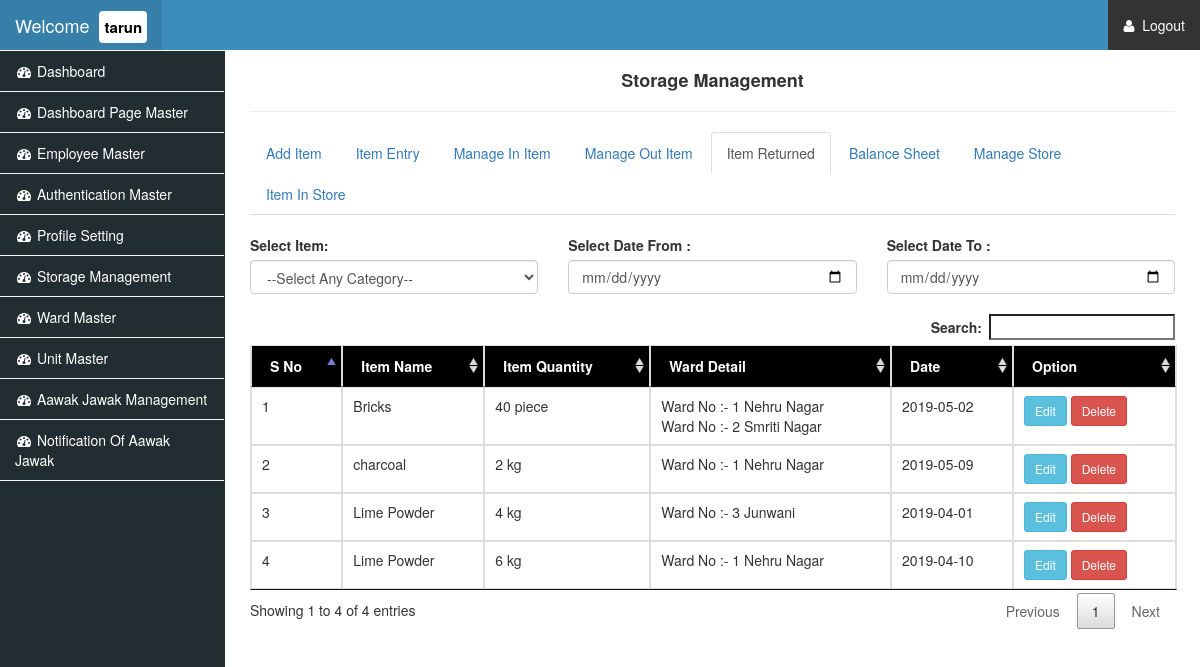
The page /manage_item_record.php (signed in) on the database its author committed.
### tables this page shows
CREATE TABLE `user_infromation` (
  `user_id` int(11) NOT NULL AUTO_INCREMENT,
  `user_name` text,
  `user_pass` text,
  `login_type` varchar(10) DEFAULT 'admin',
  `user_auth` text,
  `delstatus` int(11) NOT NULL DEFAULT '0',
  `profile_ext` varchar(6) DEFAULT NULL,
  PRIMARY KEY (`user_id`)
);

CREATE TABLE `ward_master` (
  `id` int(11) NOT NULL AUTO_INCREMENT,
  `ward_id` int(11) DEFAULT NULL,
  `ward_name` text,
  `created_by` int(11) DEFAULT NULL,
  `created_on` text,
  `updated_by` int(11) DEFAULT NULL,
  `updated_on` text,
  PRIMARY KEY (`id`)
);

### manage_item_record.php (the view, shortened to what this page needs)
<?php
	if(isset($_COOKIE['login'])){
		require("root/db_connection.php");
?>
<!DOCTYPE html>
<html lang="en">
<head>
    <link href="css/bootstrap.min.css" rel="stylesheet">
    <link href="css/sb-admin.css" rel="stylesheet">
        <link href="font-awesome/css/font-awesome.min.css" rel="stylesheet" type="text/css">
	<link rel="stylesheet" href="css/buttons.dataTables.min.css">
  <link rel="stylesheet" href="css/jquery.dataTables.min.css">
</head>
<body>
    <div id="wrapper">
        <?php  include("header.php");  ?>
        <div id="page-wrapper">
            <div class="container-fluid">
                <div class="row">
				  <div class="col-lg-12">
                        <h4 align="center"><strong>Storage Management</strong></h4>
					   <hr>
                    </div>
					<div class="col-lg-12">
						<ul class="nav nav-tabs">
							<li><a href="add_item.php">Add Item</a></li>
							<li><a href="item_master.php">Item Entry</a></li>
							<li ><a href="manage_in_item.php">Manage In Item</a></li>
							<li  ><a href="manage_out_item.php">Manage Out Item</a></li>
							<li class="active"><a href="manage_item_record.php">Item Returned</a></li>
							<li><a href="manage_balance_item.php">Balance Sheet</a></li>
							<li><a href="manage_store.php">Manage Store</a></li>
							<li ><a href="manage_store_in.php">Item In Store</a></li>
						</ul>
						<br>
					</div>
					<div class="col-lg-4">
					<label>Select Item: </label>
					<select id="txt_sel_item" name="" class="form-control" >
					<option value='0'>--Select Any Category--</option>
					</select>
					</div>
					<div class="col-lg-4">
					<label> Select Date From : </label>
					<input type='date' name='startdate'class="form-control"  id="startdate">
					</div>
					<div class="col-lg-4">
					<label> Select Date To : </label>
					<input type='date' name='enddate'class="form-control" id="enddate">
					<br>
					</div>
					<div class="col-lg-12">
					<table id="example1" class="table table-middle dataTable table-bordered table-condensed table-hover">
                        	<thead style="background:#000; color:#fff;">
                            	<tr>
                                	<th>S No</th>
                                    <th>Item Name</th>
                                    <th>Item Quantity</th>
                                    <th>Ward Detail</th>
									<th>Date</th>
                                    <th>Option</th>
                                </tr>
                            </thead>
                            <tbody id="table_show">
							<?php
							$q=$db->query("SELECT item_name,item_unit,unit_sym,item_master.id,item_master.item_quantity,item_date,item_master.ward_id FROM item_detail_master,item_master,unit_master WHERE in_out_type=3 AND item_detail_master.id=item_master.item_id AND unit_master.id=item_unit order by id desc") or die("");
							$i=0;
							while($res=$q->fetch(PDO::FETCH_ASSOC)){ $i++;
							$ward_id=$res['ward_id'];
							?>
                            	<tr>
                                	<td><?php echo $i; ?></td>
                                    <td><?php echo $res['item_name']; ?></td>
									<td><?php echo $res['item_quantity']."  ".$res['unit_sym']; ?></td>
							<td><?php $ward_q=$db->query("SELECT ward_name,ward_id FROM ward_master where FIND_IN_SET(id,'$ward_id')") or die(""); while($ward_res=$ward_q->fetch(PDO::FETCH_ASSOC)){
							echo "Ward No :- ".$ward_res['ward_id']." ".$ward_res['ward_name']; echo "<br>";} ?></td>
									<td><?php echo $res['item_date']; ?></td>
                                    <td><button type="button" class="btn btn-sm btn-info btn_edit" id="<?php echo $res['id']; ?>">Edit</button>
                                     <button type="button" class="btn btn-sm btn-danger btn_delete" id="<?php echo $res['id']; ?>">Delete</button>
                                    </td>
                                </tr>
                                <?php } ?>
                            </tbody>
                        </table>
					</div>
                    </div>
                </div>
            </div>
        </div>
</body>
</html>
<?php
}
else
{
	header("location:login-page.php");
}
?>

### header.php (shortened to what this page needs)
<?php
if(isset($_COOKIE['login']))
{
	$l_id=$_COOKIE['login'];
	?>
<nav class="navbar navbar-inverse navbar-fixed-top" role="navigation" style="background:#495B79;">
        <div class="navbar-header" style="background:#367FA8;">
            <?php $userNameQ=$db->query("SELECT user_name,profile_ext FROM user_infromation WHERE user_id=$l_id") or die("");
			$userNameQ_res=$userNameQ->fetch(PDO::FETCH_ASSOC);
			 ?>
            <a class="navbar-brand" href="index.php">Welcome &nbsp;<span style="background:#fff; color:#000; padding:5px; font-weight:bold; font-size:15px; border-radius:4px;"><?php echo $userNameQ_res['user_name']; ?></span></a>
        </div>
        <ul class="nav navbar-right top-nav">
            <li class="dropdown" style="background:#333;">
<a style="color:#fff;" href="log-out.php"><i class="fa fa-user"></i>&nbsp; Logout </a>
            </li>
        </ul>
        <div class="collapse navbar-collapse navbar-ex1-collapse">
            <ul class="nav navbar-nav side-nav">
             <li>
                 <a href="index.php"><i class="fa fa-fw fa-dashboard"></i> Dashboard</a>
             </li>
             <?php $login_id=$_COOKIE['login'];
                $header_m_q=$db->query("SELECT
                                        user_id,
                                        user_name,a_field_url,
                                        user_auth,
                                        a_field_name
                                        FROM user_infromation,
                                        authentication
                                        WHERE user_id = $login_id
                                        AND FIND_IN_SET(authentication.a_id,user_auth);");
                while($header_m_q_res=$header_m_q->fetch(PDO::FETCH_ASSOC)){ ?>
                    <li>
                        <a href="<?php echo $header_m_q_res['a_field_url']; ?>">
                            <i class="fa fa-fw fa-dashboard"></i>
                                <?php echo $header_m_q_res['a_field_name']; ?>
                        </a>
                   </li>
                <?php } ?>
            </ul>
        </div>
</nav>
<?php
}
else{
	header("location:login-page.php");
}
?>

### css/sb-admin.css (style rules this page uses)
#example1 thead { background: #6C7D87; color: #fff }
#page-wrapper, body { background-color: #fff }
body { margin-top: 100px }
#wrapper { padding-left: 0 }
#page-wrapper { width: 100%; padding: 0 }
@media (min-width:768px) { body { margin-top: 50px } }
@media (min-width:768px) { #wrapper { padding-left: 225px } }
@media (min-width:768px) { #page-wrapper { padding: 10px } }
.top-nav { padding: 0 15px }
.top-nav>li { display: inline-block; float: left }
.top-nav>li>a { padding-top: 15px; padding-bottom: 15px; line-height: 20px; color: #999 }
@media (min-width:768px) { .side-nav, .side-nav>li>a { width: 225px } }
@media (min-width:768px) { .side-nav { position: fixed; top: 51px; left: 225px; margin-left: -225px; border: none; border-radius: 0; overflow-y: auto; background-color: #222D31; border-right: 1px solid #222D31; bottom: 0; overflow-x: hidden; padding-bottom: 40px } }

### header.php (style rules this page uses)
.side-nav li a { font-size:14px !important; }

### rows shown on the page
user_infromation: user_name "tarun", authentication.a_field_name "Dashboard Page Master", authentication.a_field_name "Employee Master", authentication.a_field_name "Authentication Master", authentication.a_field_name "Profile Setting", authentication.a_field_name "Storage Management", authentication.a_field_name "Ward Master", authentication.a_field_name "Unit Master", authentication.a_field_name "Aawak Jawak Management", authentication.a_field_name "Notification Of Aawak Jawak"
ward_master: ward "1", ward_name "Nehru Nagar"
ward_master: ward "2", ward_name "Smriti Nagar"
ward_master: ward "3", ward_name "Junwani"

### other values the page prints
$res['item_name'] "Bricks"
$res['item_quantity'] "40"
$res['unit_sym'] "piece"
$res['item_date'] "2019-05-02"
$res['item_name'] "charcoal"
$res['item_quantity'] "2"
$res['unit_sym'] "kg"
$res['item_date'] "2019-05-09"
$res['item_name'] "Lime Powder"
$res['item_quantity'] "4"
$res['item_date'] "2019-04-01"
$res['item_quantity'] "6"
$res['item_date'] "2019-04-10"
